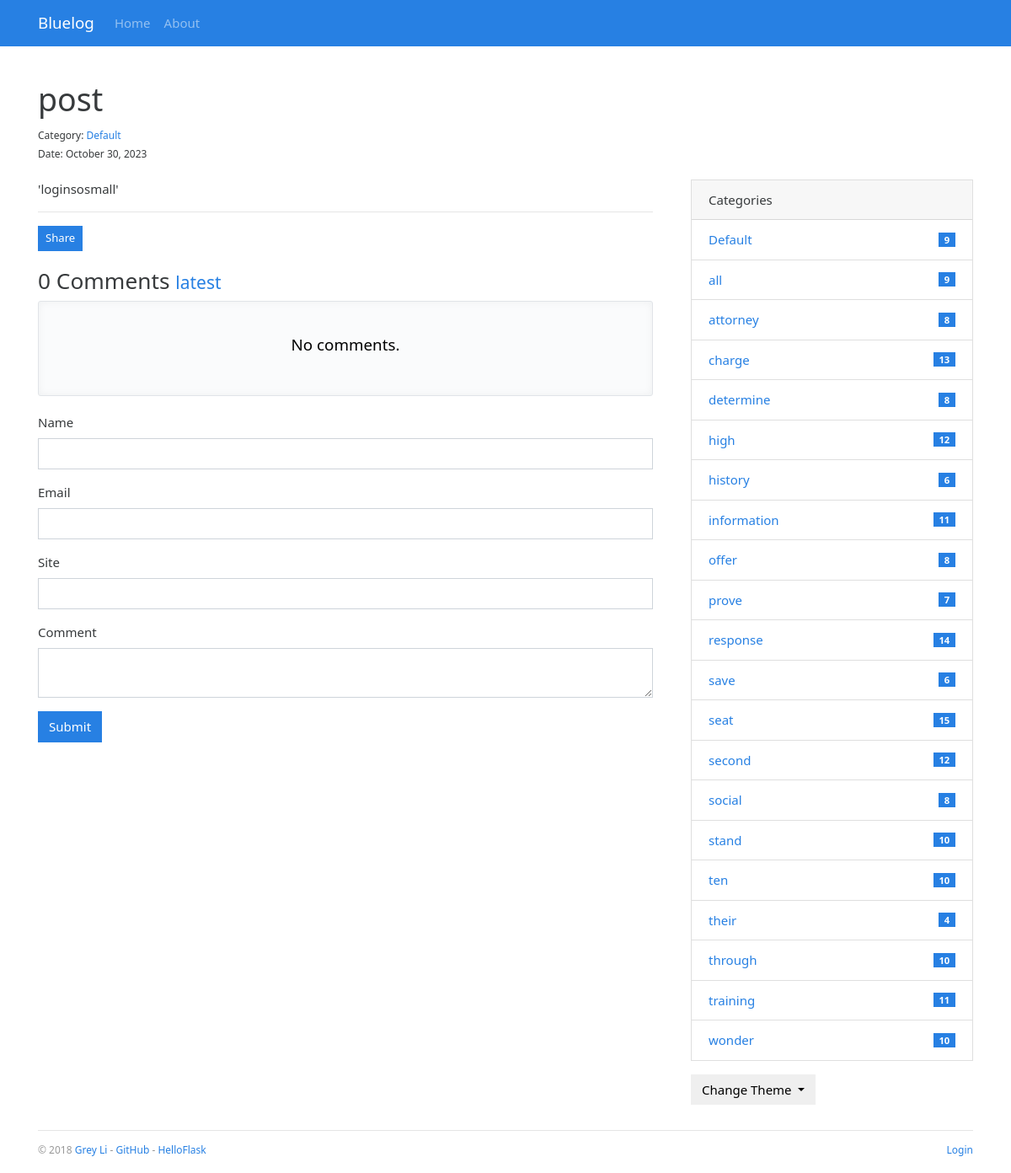
The app's page /post/201 with its own data.
### bluelog/models.py (models this page shows, shortened)
class Admin(db.Model, UserMixin):
    id = db.Column(db.Integer, primary_key=True)
    username = db.Column(db.String(20))
    password_hash = db.Column(db.String(128))
    blog_title = db.Column(db.String(60))
    blog_sub_title = db.Column(db.String(100))
    name = db.Column(db.String(30))
    about = db.Column(db.Text)

class Post(db.Model):
    id = db.Column(db.Integer, primary_key=True)
    title = db.Column(db.String(60))
    body = db.Column(db.Text)
    timestamp = db.Column(db.DateTime, default=datetime.utcnow, index=True)
    can_comment = db.Column(db.Boolean, default=True)
    category_id = db.Column(db.Integer, db.ForeignKey('category.id'))
    category = db.relationship('Category', back_populates='posts')
    comments = db.relationship('Comment', back_populates='post', cascade='all, delete-orphan')

class Category(db.Model):
    id = db.Column(db.Integer, primary_key=True)
    name = db.Column(db.String(30), unique=True)
    posts = db.relationship('Post', back_populates='category')

### bluelog/blueprints/blog.py (the view, shortened to what this page needs)
@blog_bp.route('/post/<int:post_id>', methods=['GET', 'POST'])
def show_post(post_id):
    post = Post.query.get_or_404(post_id)
    page = request.args.get('page', 1, type=int)
    per_page = current_app.config['BLUELOG_COMMENT_PER_PAGE']
    pagination = Comment.query.with_parent(post).order_by(Comment.timestamp.asc()).paginate(page, per_page)
    comments = pagination.items
    if current_user.is_authenticated:  # 如果当前用户已登录，使用管理员表单
        form = AdminCommentForm()
        form.author.data = current_user.name
        form.email.data = current_app.config['BLUELOG_EMAIL']
        form.site.data = url_for('.index')
        from_admin = True
        reviewed = True
    else:  # 未登录则使用普通表单
        form = CommentForm()
        from_admin = False
        reviewed = False
    return render_template('blog/post.html', post=post, pagination=pagination, form=form, comments=comments)

### bluelog/forms.py
class CommentForm(FlaskForm):
    author = StringField('Name', validators=[DataRequired(), Length(1, 30)])
    email = StringField('Email', validators=[DataRequired(), Email(), Length(1, 254)])
    site = StringField('Site', validators=[Optional(), URL(), Length(0, 255)])
    body = TextAreaField('Comment', validators=[DataRequired()])
    submit = SubmitField()

### bluelog/__init__.py (called while the page is built)
def register_template_context(app):
    @app.context_processor
    def make_template_context():
        admin = Admin.query.first()
        categories = Category.query.order_by(Category.name).all()
        if current_user.is_authenticated:
            unread_comments = Comment.query.filter_by(reviewed=False).count()
        else:
            unread_comments = None
        return dict(admin=admin, categories=categories, unread_comments=unread_comments)

### bluelog/templates/blog/post.html (shortened to what this page needs)
{% extends 'base.html' %}
{% from 'bootstrap/form.html' import render_form %}
{% from 'bootstrap/pagination.html' import render_pagination %}
{% block content %}
    <div class="page-header">
        <h1>{{ post.title }}
        </h1>
        <small>
            Category: <a href="{{ url_for('.show_category', category_id=post.category.id) }}">{{ post.category.name }}</a><br>
            Date: {{ moment(post.timestamp).format('LL') }}
        </small>
    </div>
    <div class="row">
        <div class="col-sm-8">
            {{ post.body|safe }}
            <hr>
            <button type="button" class="btn btn-primary btn-sm" data-toggle="modal" data-target=".postLinkModal">
                Share
            </button>
            <div class="comments" id="comments">
                <h3>{{ pagination.total }} Comments
                    <small>
                        <a href="{{ url_for('blog.show_post', post_id=post.id, page=pagination.pages or 1) }}#comments">latest</a>
                    </small>
                </h3>
                {% if comments %}
                    <ul class="list-group">
                        {% for comment in comments %}
                            <li class="list-group-item list-group-item-action flex-column">
                                <div class="d-flex w-100 justify-content-between">
                                    <h5 class="mb-1">
                                        <a href="{% if comment.site %}{{ comment.site }}{% else %}#{% endif %}" target="_blank">
                                            {% if comment.from_admin %}
                                                {{ admin.name }}
                                            {% else %}
                                                {{ comment.author }}
                                            {% endif %}
                                        </a>
                                        {% if comment.from_admin %}
                                            <span class="badge badge-primary">Author</span>{% endif %}
                                        {% if comment.replied %}<span class="badge badge-light">Reply</span>{% endif %}
                                    </h5>
                                    <small data-toggle="tooltip" data-placement="top" data-delay="500"
                                           data-timestamp="{{ comment.timestamp.strftime('%Y-%m-%dT%H:%M:%SZ') }}">
                                        {{ moment(comment.timestamp).fromNow() }}
                                    </small>
                                </div>
                                {% if comment.replied %}
                                    <p class="alert alert-dark reply-body">{{ comment.replied.author }}:
                                        <br>{{ comment.replied.body }}
                                    </p>
                                {%- endif -%}
                                <p class="mb-1">{{ comment.body }}</p>
                                <div class="float-right">
                                    <a class="btn btn-light btn-sm" href="{{ url_for('.reply_comment', comment_id=comment.id) }}">Reply</a>
                                    {% if current_user.is_authenticated %}
                                        <a class="btn btn-light btn-sm" href="mailto:{{ comment.email }}">Email</a>
                                    {% endif %}
                                </div>
                            </li>
                        {% endfor %}
                    </ul>
                {% else %}
                    <div class="tip"><h5>No comments.</h5></div>
                {% endif %}
            </div>
            {% if post.can_comment %}
                <div id="comment-form">
                    {{ render_form(form, action=request.full_path) }}
                </div>
            {% else %}
                <div class="tip"><h5>Comment disabled.</h5></div>
            {% endif %}
        </div>
        <div class="col-sm-4 sidebar">
            {% include "blog/_sidebar.html" %}
        </div>
    </div>
{% endblock %}

### bluelog/templates/base.html (shortened to what this page needs)
{% from 'bootstrap/nav.html' import render_nav_item %}
<!DOCTYPE html>
<html lang="en">
<head>
    {% block head %}
        <link rel="stylesheet"
              href="{{ url_for('static', filename='css/%s.min.css' % request.cookies.get('theme', 'perfect_blue')) }}"
              type="text/css">
        <link rel="stylesheet" href="{{ url_for('static', filename='css/style.css') }}" type="text/css">
    {% endblock head %}
</head>
<body>
{% block nav %}
    <nav class="navbar navbar-expand-lg navbar-dark bg-primary">
        <div class="container">
            <a class="navbar-brand" href="{{ url_for('blog.index') }}">{{ admin.blog_title }}</a>
            <div class="collapse navbar-collapse" id="navbarColor01">
                <ul class="navbar-nav mr-auto">
                    {{ render_nav_item('blog.index', 'Home') }}
                    {{ render_nav_item('blog.about', 'About') }}
                </ul>
            </div>
        </div>
    </nav>
{% endblock nav %}
<main class="container">
    {% block content %}{% endblock content %}
    {% block footer %}
        <footer>
            <p class="float-left">
                <small> &copy; 2018 <a href="http://greyli.com" title="Written by Grey Li">Grey Li</a> -
                    <a href="https://github.com/greyli/bluelog" title="Fork me on GitHub">GitHub</a> -
                    <a href="http://helloflask.com" title="A HelloFlask project">HelloFlask</a>
                </small>
            </p>
            <p class="float-right">
                <small>
                    {% if current_user.is_authenticated %}
                        <a href="{{ url_for('auth.logout', next=request.full_path) }}">Logout</a>
                    {% else %}
                        <a href="{{ url_for('auth.login', next=request.full_path) }}">Login</a>
                    {% endif %}
                </small>
            </p>
        </footer>
    {% endblock footer %}
</main>
</body>
</html>

### bluelog/templates/blog/_sidebar.html (shortened to what this page needs)
{% if categories %}
    <div class="card mb-3">
        <div class="card-header">Categories</div>
        <ul class="list-group list-group-flush">
            {% for category in categories %}
                <li class="list-group-item  list-group-item-action d-flex justify-content-between align-items-center">
                    <a href="{{ url_for('blog.show_category', category_id=category.id) }}">
                        {{ category.name }}
                    </a>
                    <span class="badge badge-primary badge-pill"> {{ category.posts|length }}</span>
                </li>
            {% endfor %}
        </ul>
    </div>
{% endif %}
<div class="dropdown">
    <button class="btn btn-default dropdown-toggle" type="button" id="dropdownMenuButton"
            data-toggle="dropdown" aria-haspopup="true" aria-expanded="false">
        Change Theme
    </button>
</div>

### bluelog/static/css/style.css (style rules this page uses)
nav { margin-bottom: 20px; }
.page-header { padding-top: 20px; padding-bottom: 20px; }
.comments { margin: 20px 0; }
.sidebar { padding-left: 30px; }
footer { margin-top: 30px; padding: 10px 0 40px; color: #999; border-top: 1px solid #e5e5e5; }
.tip { color: black !important; position: relative; padding: 40px; text-align: center; background-color: #fafbfc; border: 1px solid #e1e4e8; border-radius: 3px; box-shadow: inset 0 0 10px rgba(27, 31, 35, 0.05); }

### records on screen
Admin: blog_title "Bluelog"
Post: title "post", timestamp "October 30, 2023", body "'loginsosmall'"
Category: category.name "Default", name "Default", posts|length "9"
Category: name "all", posts|length "9"
Category: name "attorney", posts|length "8"
Category: name "charge", posts|length "13"
Category: name "determine", posts|length "8"
Category: name "high", posts|length "12"
Category: name "history", posts|length "6"
Category: name "information", posts|length "11"
Category: name "offer", posts|length "8"
Category: name "prove", posts|length "7"
Category: name "response", posts|length "14"
Category: name "save", posts|length "6"
Category: name "seat", posts|length "15"
Category: name "second", posts|length "12"
Category: name "social", posts|length "8"
Category: name "stand", posts|length "10"
Category: name "ten", posts|length "10"
Category: name "their", posts|length "4"
Category: name "through", posts|length "10"
Category: name "training", posts|length "11"
Category: name "wonder", posts|length "10"

### other values on screen
{{ render_nav_item('blog.index', 'Home') }} "Home"
{{ render_nav_item('blog.about', 'About') }} "About"
{{ pagination.total }} "0"
